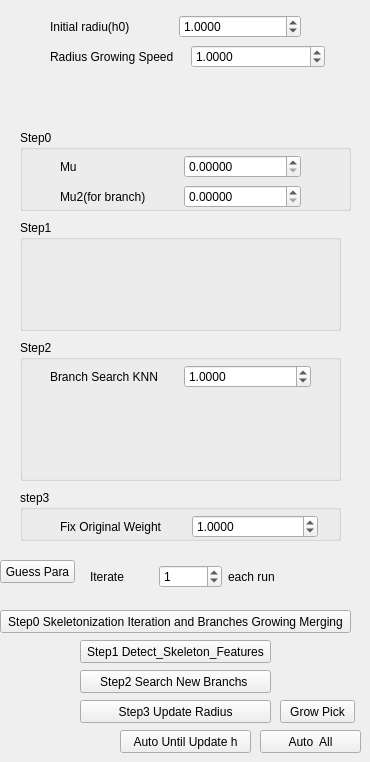
   <widget class="QWidget" name="tab">
    <attribute name="title">
     <string>Tab1</string>
    </attribute>
    <widget class="QWidget" name="layoutWidget_2">
     <property name="geometry">
      <rect>
       <x>50</x>
       <y>40</y>
       <width>275</width>
       <height>34</height>
      </rect>
     </property>
     <layout class="QHBoxLayout" name="horizontalLayout_11">
      <item>
       <widget class="QLabel" name="label_10">
        <property name="text">
         <string>Radius Growing Speed</string>
        </property>
       </widget>
      </item>
      <item>
       <widget class="QDoubleSpinBox" name="Radius_Growing_Speed">
        <property name="decimals">
         <number>4</number>
        </property>
        <property name="maximum">
         <double>1000.000000000000000</double>
        </property>
        <property name="singleStep">
         <double>0.100000000000000</double>
        </property>
        <property name="value">
         <double>1.000000000000000</double>
        </property>
       </widget>
      </item>
     </layout>
    </widget>
    <widget class="QPushButton" name="Auto_Wlop_One_Stage">
     <property name="geometry">
      <rect>
       <x>120</x>
       <y>730</y>
       <width>131</width>
       <height>23</height>
      </rect>
     </property>
     <property name="text">
      <string>Auto Until Update h</string>
     </property>
    </widget>
    <widget class="QPushButton" name="Auto_Wlop_All">
     <property name="geometry">
      <rect>
       <x>260</x>
       <y>730</y>
       <width>101</width>
       <height>23</height>
      </rect>
     </property>
     <property name="text">
      <string>Auto  All</string>
     </property>
    </widget>
    <widget class="QPushButton" name="step2_search_branch">
     <property name="geometry">
      <rect>
       <x>80</x>
       <y>670</y>
       <width>191</width>
       <height>23</height>
      </rect>
     </property>
     <property name="text">
      <string>Step2 Search New Branchs </string>
     </property>
    </widget>
    <widget class="QPushButton" name="Detect_Feature">
     <property name="geometry">
      <rect>
       <x>80</x>
       <y>640</y>
       <width>191</width>
       <height>23</height>
      </rect>
     </property>
     <property name="text">
      <string>Step1 Detect_Skeleton_Features</string>
     </property>
    </widget>
    <widget class="QPushButton" name="Step0_WLOP_Iteration">
     <property name="geometry">
      <rect>
       <x>0</x>
       <y>610</y>
       <width>351</width>
       <height>23</height>
      </rect>
     </property>
     <property name="text">
      <string>Step0 Skeletonization Iteration and Branches Growing Merging</string>
     </property>
    </widget>
    <widget class="QPushButton" name="Step3_Clean_And_Update_Radius">
     <property name="geometry">
      <rect>
       <x>80</x>
       <y>700</y>
       <width>191</width>
       <height>23</height>
      </rect>
     </property>
     <property name="text">
      <string>Step3 Update Radius</string>
     </property>
    </widget>
    <widget class="QWidget" name="layoutWidget_31">
     <property name="geometry">
      <rect>
       <x>50</x>
       <y>10</y>
       <width>251</width>
       <height>34</height>
      </rect>
     </property>
     <layout class="QHBoxLayout" name="horizontalLayout_57">
      <item>
       <widget class="QLabel" name="label_55">
        <property name="text">
         <string>Initial radiu(h0)</string>
        </property>
       </widget>
      </item>
      <item>
       <widget class="QDoubleSpinBox" name="wlop_initial_radius">
        <property name="decimals">
         <number>4</number>
        </property>
        <property name="maximum">
         <double>1000.000000000000000</double>
        </property>
        <property name="singleStep">
         <double>0.100000000000000</double>
        </property>
        <property name="value">
         <double>1.000000000000000</double>
        </property>
       </widget>
      </item>
     </layout>
    </widget>
    <widget class="QGroupBox" name="groupBox">
     <property name="geometry">
      <rect>
       <x>20</x>
       <y>130</y>
       <width>331</width>
       <height>81</height>
      </rect>
     </property>
     <property name="title">
      <string>Step0</string>
     </property>
     <widget class="QWidget" name="layoutWidget_32">
      <property name="geometry">
       <rect>
        <x>40</x>
        <y>20</y>
        <width>241</width>
        <height>34</height>
       </rect>
      </property>
      <layout class="QHBoxLayout" name="horizontalLayout_58">
       <item>
        <widget class="QLabel" name="label_56">
         <property name="text">
          <string>Mu</string>
         </property>
        </widget>
       </item>
       <item>
        <widget class="QDoubleSpinBox" name="wlop_mu1">
         <property name="decimals">
          <number>5</number>
         </property>
         <property name="singleStep">
          <double>0.100000000000000</double>
         </property>
        </widget>
       </item>
      </layout>
     </widget>
     <widget class="QWidget" name="layoutWidget_33">
      <property name="geometry">
       <rect>
        <x>40</x>
        <y>50</y>
        <width>241</width>
        <height>34</height>
       </rect>
      </property>
      <layout class="QHBoxLayout" name="horizontalLayout_59">
       <item>
        <widget class="QLabel" name="label_57">
         <property name="text">
          <string>Mu2(for branch)</string>
         </property>
        </widget>
       </item>
       <item>
        <widget class="QDoubleSpinBox" name="wlop_mu2">
         <property name="decimals">
          <number>5</number>
         </property>
         <property name="singleStep">
          <double>0.100000000000000</double>
         </property>
        </widget>
       </item>
      </layout>
     </widget>
    </widget>
    <widget class="QGroupBox" name="groupBox_2">
     <property name="geometry">
      <rect>
       <x>20</x>
       <y>220</y>
       <width>321</width>
       <height>111</height>
      </rect>
     </property>
     <property name="title">
      <string>Step1 </string>
     </property>
    </widget>
    <widget class="QGroupBox" name="groupBox_3">
     <property name="geometry">
      <rect>
       <x>20</x>
       <y>340</y>
       <width>321</width>
       <height>141</height>
      </rect>
     </property>
     <property name="title">
      <string>Step2</string>
     </property>
     <widget class="QWidget" name="layoutWidget_28">
      <property name="geometry">
       <rect>
        <x>30</x>
        <y>20</y>
        <width>261</width>
        <height>34</height>
       </rect>
      </property>
      <layout class="QHBoxLayout" name="horizontalLayout_54">
       <item>
        <widget class="QLabel" name="label_52">
         <property name="text">
          <string>Branch Search KNN</string>
         </property>
        </widget>
       </item>
       <item>
        <widget class="QDoubleSpinBox" name="wlop_branch_search_KNN">
         <property name="decimals">
          <number>4</number>
         </property>
         <property name="maximum">
          <double>1000.000000000000000</double>
         </property>
         <property name="singleStep">
          <double>0.100000000000000</double>
         </property>
         <property name="value">
          <double>1.000000000000000</double>
         </property>
        </widget>
       </item>
      </layout>
     </widget>
    </widget>
    <widget class="QGroupBox" name="groupBox_4">
     <property name="geometry">
      <rect>
       <x>20</x>
       <y>490</y>
       <width>321</width>
       <height>51</height>
      </rect>
     </property>
     <property name="title">
      <string>step3</string>
     </property>
     <widget class="QWidget" name="layoutWidget_34">
      <property name="geometry">
       <rect>
        <x>40</x>
        <y>20</y>
        <width>258</width>
        <height>34</height>
       </rect>
      </property>
      <layout class="QHBoxLayout" name="horizontalLayout_60">
       <item>
        <widget class="QLabel" name="label_58">
         <property name="text">
          <string>Fix Original Weight</string>
         </property>
        </widget>
       </item>
       <item>
        <widget class="QDoubleSpinBox" name="Fix_original_weight_3">
         <property name="decimals">
          <number>4</number>
         </property>
         <property name="maximum">
          <double>1000.000000000000000</double>
         </property>
         <property name="singleStep">
          <double>0.100000000000000</double>
         </property>
         <property name="value">
          <double>1.000000000000000</double>
         </property>
        </widget>
       </item>
      </layout>
     </widget>
    </widget>
    <widget class="QWidget" name="layoutWidget_35">
     <property name="geometry">
      <rect>
       <x>90</x>
       <y>560</y>
       <width>201</width>
       <height>34</height>
      </rect>
     </property>
     <layout class="QHBoxLayout" name="horizontalLayout_2">
      <item>
       <widget class="QLabel" name="label_2">
        <property name="text">
         <string>Iterate </string>
        </property>
       </widget>
      </item>
      <item>
       <widget class="QSpinBox" name="iter">
        <property name="maximum">
         <number>1000</number>
        </property>
        <property name="value">
         <number>1</number>
        </property>
       </widget>
      </item>
      <item>
       <widget class="QLabel" name="label_3">
        <property name="text">
         <string>each run</string>
        </property>
       </widget>
      </item>
     </layout>
    </widget>
    <widget class="QPushButton" name="wlop_guess_para">
     <property name="geometry">
      <rect>
       <x>0</x>
       <y>560</y>
       <width>75</width>
       <height>23</height>
      </rect>
     </property>
     <property name="text">
      <string>Guess Para</string>
     </property>
    </widget>
    <widget class="QPushButton" name="wlop_grow_pick">
     <property name="geometry">
      <rect>
       <x>280</x>
       <y>700</y>
       <width>75</width>
       <height>23</height>
      </rect>
     </property>
     <property name="text">
      <string>Grow Pick</string>
     </property>
    </widget>
   </widget>
